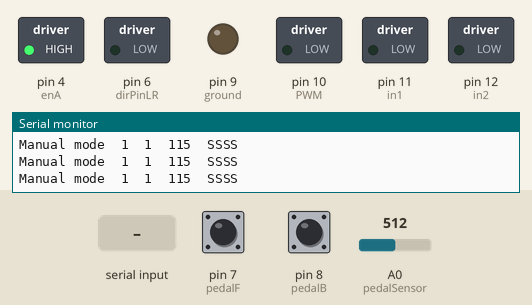
Bench run of a sketch on a simulated Arduino Uno, built with avr-gcc and run on an emulated ATmega328P. On the bench: switched loads named in the sketch (green lamp = pin HIGH), output pins drawn as LEDs (lit = HIGH), the last lines printed to the serial monitor. Inputs (shaded band) come from the test bench; at power-on: pin 7 (pedalF) HIGH, pin 8 (pedalB) HIGH, A0 (pedalSensor) = 512. Pins used as bus, display or sensor lines are not drawn.

Above: at 1.2 s.
1.3 s: pin 7 (pedalF) pulled LOW for 0.15 s
At 1.4 s:
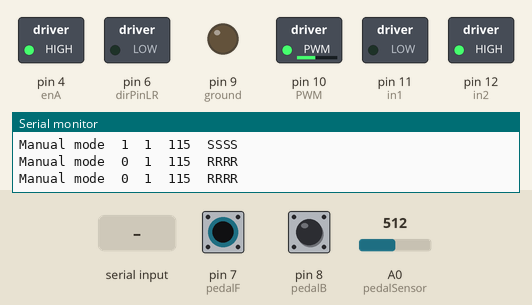
2.9 s: pin 8 (pedalB) pulled LOW for 0.15 s
At 2.99 s:
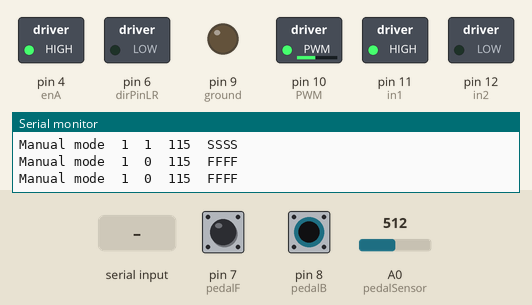
4.5 s: "d" received over Serial
At 5.7 s:
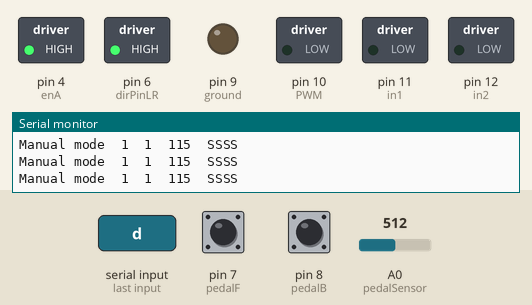
6.0 s: pin 7 (pedalF) pulled LOW for 1 s
At 6.8 s:
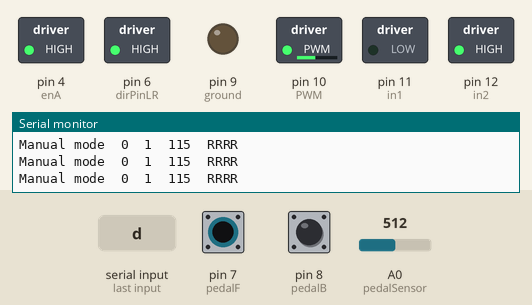
8.5 s: pin 8 (pedalB) pulled LOW for 1 s
At 9.3 s:
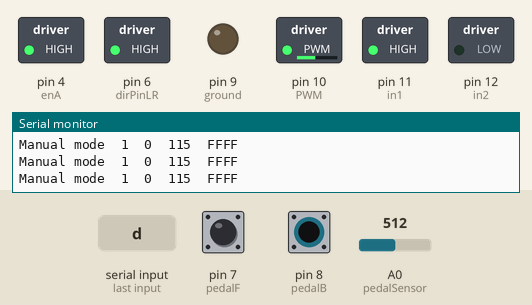
11.0 s: A0 (pedalSensor) set to 485
14.0 s: A0 (pedalSensor) set to 465
Timing chart, 0 to 17.0 s (numbered marks = the images above; inputs shaded):
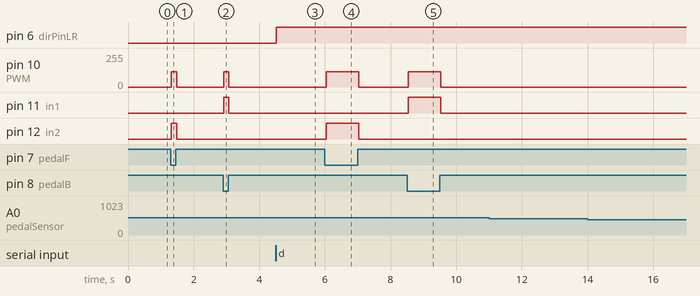

Measured:
- after the input at 1.3 s, pin 10 (PWM): 0/255 → 115/255 at once, → 0/255 0.16 s later; pin 12 (in2): LOW → HIGH at once, → LOW 0.16 s later
- after the input at 2.9 s, pin 10 (PWM): 0/255 → 115/255 at once, → 0/255 0.16 s later; pin 11 (in1): LOW → HIGH at once, → LOW 0.16 s later
- after the input at 4.5 s, pin 6 (dirPinLR): LOW → HIGH at once
- after the input at 6.0 s, pin 10 (PWM): 0/255 → 115/255 at once, → 0/255 1.0 s later; pin 12 (in2): LOW → HIGH at once, → LOW 1.0 s later
- after the input at 8.5 s, pin 10 (PWM): 0/255 → 115/255 at once, → 0/255 1.0 s later; pin 11 (in1): LOW → HIGH at once, → LOW 1.0 s later

The sketch:

7._buttonVoiceVisionCar_miniBoard_LR_.ino
```cpp
/*
*  - 통신 :
아두이노 UNO - 블루투스 모듈(HC-06)
         p2 - TXD
         p3 - RXD

- 조향 :
아두이노 UNO - 모터 드라이버(DM322E)
         p4 - enA
         p5 - PUL(펄스)
         p6 - DIR(디렉션)
모터 드라이버 - 스텝모터(2번, 5번 미사용)
         A+ - 모터 결선 좌측 1번째
         A- - 모터 결선 좌측 3번째
         B+ - 모터 결선 좌측 4번째
         B- - 모터 결선 좌측 6번째
모터 드라이버의 점퍼를 조정해 전류를 제어할 수 있음
모터는 K6G50C 1:50 기어박스가 포함되어 있음
현재 세팅은 점퍼 스위치 세팅 : 110010 (피크 전류 3.2A, RMS 3.0A, 200pulse/rev)
- 페달모드 :
아두이노 - 페달
     A0 - 노랑
     7  - 스위치-전진
     8  - 스위치-후진
     9  - ground
- 구동 :
아두이노 UNO - 모터 드라이버
전진후진(P10) - dir입력(모터 회전 방향)
PWM출력(p11) - PWM입력(파워)
enB(p12) - 구동 여부 결정
- 5V 확인용 : p13
*/


#include <SoftwareSerial.h>

SoftwareSerial mySerial(2, 3); // RX, TX

// 스텝 모터 제어
const int enA = 4;  // 구동 여부 결정
const int stepPin = 5; // 스텝 펄스
const int dirPinLR = 6;  // 좌우 회전

const int STEPS_PER_REV = 1600; // 모터 1회전

int rotateLimit = 4;

// 드라이브 모터 제어
const int PWM = 10; // 파워
const int in1 = 11; // 신호 1
const int in2 = 12; // 신호 2
const int vcc = 13; // 5V 확인용

const int valocity = 100;

// 페달 제어_전진, 후진 스위치 센싱
int pedalF = 7;
boolean pedalFVal = 0;

int pedalB = 8;
boolean pedalBVal = 0;

const int ground = 9;

// 페달 제어_페달 센싱
const int pedalSensor = A0;
int pedalVal = 0;

// 수동 모드, 앱 제어모드 변경, 0은 앱제어모드, 1은 수동 모드
boolean modeState = 1;

// 속도값 초기화
int i = 0;

// 입력 문자, 입력 문자 백업
char cmd = "";
char cmdM = "";

void setup() {
  //통신 설정
  Serial.begin(9600); // 시리얼 통신
  mySerial.begin(9600); // 블루투스 통신

  // 스텝모터 핀 모드 설정
  pinMode(dirPinLR,OUTPUT);
  pinMode(stepPin,OUTPUT);
  pinMode(enA, OUTPUT);
  digitalWrite(enA, HIGH);

  // 드라이브모터 핀 모드 설정
  pinMode(PWM,OUTPUT);
  pinMode(in1,OUTPUT);
  pinMode(in2, OUTPUT);
  pinMode(vcc, OUTPUT);
  digitalWrite(vcc, HIGH);

  // 페달모드 전진 후진 신호
  pinMode(pedalF, INPUT_PULLUP);
  pinMode(pedalB, INPUT_PULLUP);
  pinMode(ground, OUTPUT);
  digitalWrite(ground, LOW);

  Serial.println("AI Go-Kart is Ready!");
}

void loop() {
  //  modestate가 1이면 페달제어 모드로 수행
  if(modeState == 1) {
    Serial.print("Manual mode  ");
    viewData();
  }
  if(modeState == 0) {
    Serial.print("Autonomous mode  ");
    viewData();
  }


  if (Serial.available() ){        // 블루투스 통신에 데이터가 있을 경우
    cmd = Serial.read();     // 블루투스의 데이터(문자 한 글자)를 'cmd' 변수에 저장

    // cmd 변수의 데이터가 m이면 수동모드로, i면 앱모드로 modeState 변수의 상태를 바꿈
    if (cmd == 'm') {
      modeState = 1;
      Serial.println("input 'm'");
      Serial.println("the mode is : manual control");
    }

    if (cmd == 'i') {
      modeState = 0;
      Serial.println("input 'i'");
      Serial.println("the mode is : app control");
    }


    // 좌우 조향만 인공지능으로 할 때 주석해제, a는 좌회전, d는 우회전
    if ( cmd == 'a' ) {       // 아니고 만약 'cmd' 변수의 데이터가 a면
      right();
    } else if ( cmd == 'd' ) {       // 아니고 만약 'cmd' 변수의 데이터가 d면
      left();
    }


      // 기존 인공지능 모드를 사용할 때 주석 해제, a는 좌회전, d는 우회전, w는 전진, x는 후진, s는 차량정지
//      if (cmd == 'w' ){               // 만약 'cmd' 변수의 데이터가 w이면
//        Serial.println(cmdM);
//        if(cmdM == 'w'){
//          forward();
//        } else {
//          i = 0;
//          forward();
//        }
//        cmdM = 'w';
//      } else if ( cmd == 'x') {        // 아니고 만약 'cmd' 변수의 데이터가 x면
//        if(cmdM == 'x') {
//          backward();
//        } else {
//          i = 0;
//          backward();
//        }
//        cmdM = 'x';
//      } else if ( cmd == 'a' ) {       // 아니고 만약 'cmd' 변수의 데이터가 a면
//        right();
//      } else if ( cmd == 'd' ) {       // 아니고 만약 'cmd' 변수의 데이터가 d면
//        left();
//      } else if ( cmd == 's' ) {       // 아니고 만약 'cmd' 변수의 데이터가 s면
//        motorStop();
//      }
    }

}


void left() {
  // 조향 모터가 '반시계방향'으로 회전하도록 신호부여
  digitalWrite(dirPinLR,HIGH);

  if (rotateLimit > 0) {
    // 1000마이크로초 주기로 모터 축이 1.5회전하는 코드
    // 1:50 기어박스 내장되어 있으므로, 모터 1회전에 바퀴 7.2도 회전함
    // 따라서, 모터가 1.5회전하면 바퀴가 10.8도 회전함
    for(int x = 0; x < STEPS_PER_REV*1.5; x++) {
      digitalWrite(enA,HIGH);
      digitalWrite(stepPin,HIGH);
      delayMicroseconds(50);
      digitalWrite(stepPin,LOW);
      delayMicroseconds(50);
    }
    rotateLimit = rotateLimit - 1;
  } else {
    rotateLimit = 0;
  }
  Serial.println(rotateLimit);
}

void right() {
  // 조향 모터가 '시계방향'으로 회전하도록 신호부여
  digitalWrite(dirPinLR,LOW);

  if (rotateLimit < 7) {
    for(int x = 0; x < STEPS_PER_REV*1.5; x++) {
      digitalWrite(enA,HIGH);
      digitalWrite(stepPin,HIGH);
      delayMicroseconds(50);
      digitalWrite(stepPin,LOW);
      delayMicroseconds(50);
    }
    rotateLimit = rotateLimit + 1;
  } else {
    rotateLimit = 7;
  }
  Serial.println(rotateLimit);
}

void forward() {
  //드라이브 모터가 앞으로 회전하도록 신호부여
  digitalWrite(in1,HIGH);
  digitalWrite(in2,LOW);
  analogWrite(PWM, i);

  if(i != valocity) {
    for (i = 0; i < valocity; i = i + 10) {
      analogWrite(PWM, i);
      delay(100);
    }
  }
  Serial.println("forward");
}

void motorStop() {
  digitalWrite(in1,LOW);
  digitalWrite(in2,LOW);

  analogWrite(PWM, 0);
  delay(100);
  Serial.println("motorStop");
}

void backward() {
  ////드라이브 모터가 뒤로 회전하도록 신호부여
  digitalWrite(in1,LOW);
  digitalWrite(in2,HIGH);
  analogWrite(PWM, i);

  if(i != valocity) {
    for (i = 0; i < valocity; i = i + 10) {
      analogWrite(PWM, i);
      delay(100);
    }
  }
  Serial.println("backward");
}

void viewData() {

  // 전진, 후진 스위치 값 저장
  pedalFVal = digitalRead(pedalF);
  pedalBVal = digitalRead(pedalB);

  // 페달값 센싱-매핑-한계범위설정
  pedalVal = analogRead(pedalSensor);
  pedalVal = map(pedalVal, 230, 850, 0, 255);
  pedalVal = constrain(pedalVal, 0, 255);

  // 페달 값 변화 시리얼 모니터링
  Serial.print(pedalFVal);
  Serial.print("  ");
  Serial.print(pedalBVal);
  Serial.print("  ");
  Serial.print(pedalVal);
  Serial.print("  ");

  // 페달 신호가 0이면 브레이킹
  if (pedalVal == 0) {
    digitalWrite(in1,LOW);
    digitalWrite(in2,LOW);

    analogWrite(PWM, 0);
    delay(100);
  }

  // 전진, 후진 스위치 값에 따른 페달 동작
  if (pedalFVal == 1 && pedalBVal == 0) {
    digitalWrite(in1,HIGH);
    digitalWrite(in2,LOW);
    analogWrite(PWM, pedalVal);
    Serial.println("FFFF");
  } else if (pedalFVal == 0 && pedalBVal == 1) {
    digitalWrite(in1,LOW);
    digitalWrite(in2,HIGH);
    analogWrite(PWM, pedalVal);
    Serial.println("RRRR");
  } else {
    digitalWrite(in1,LOW);
    digitalWrite(in2,LOW);
    analogWrite(PWM, 0);
    Serial.println("SSSS");
  }
}
```
